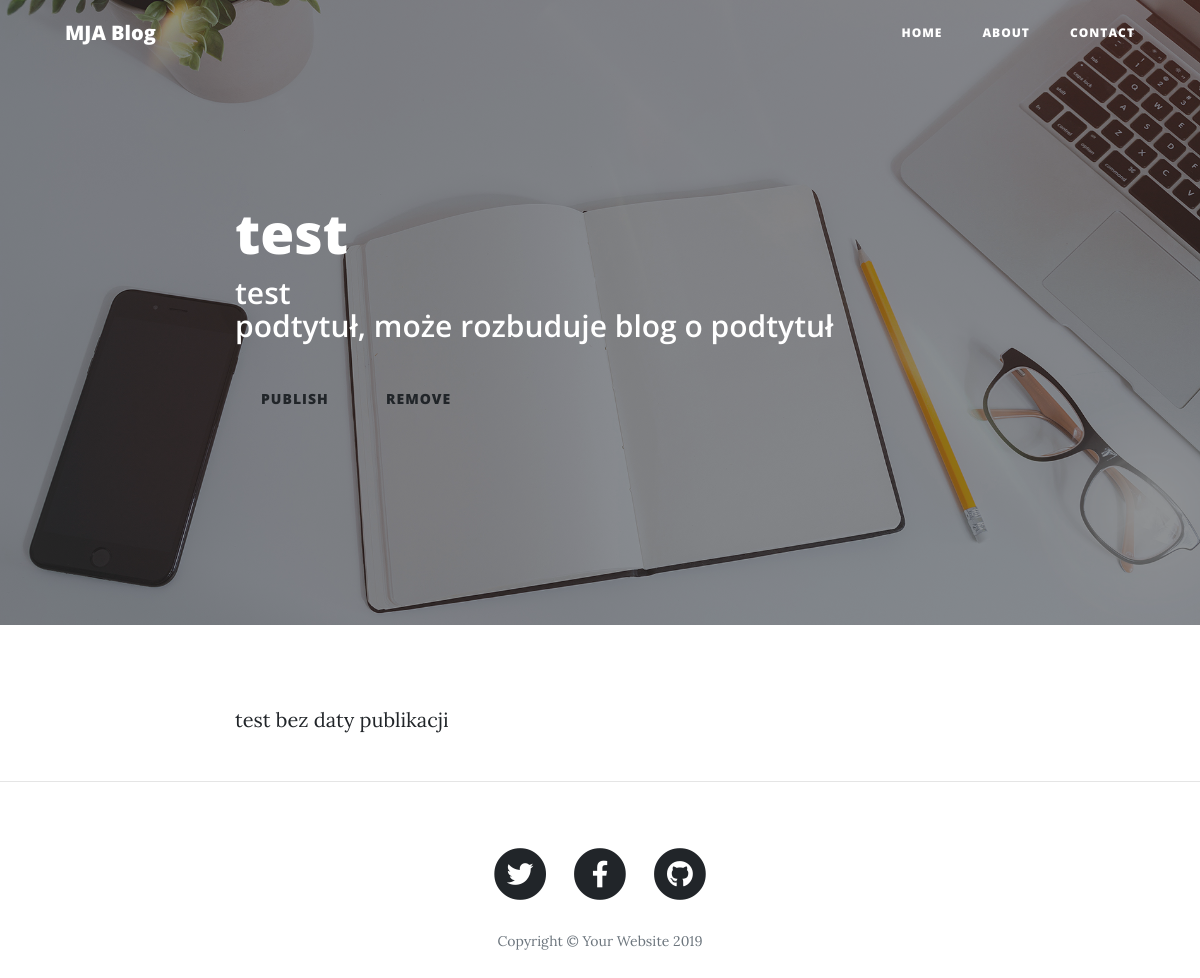
/portfolio/blog/post/4/, run on an earlier commit of the app's database.
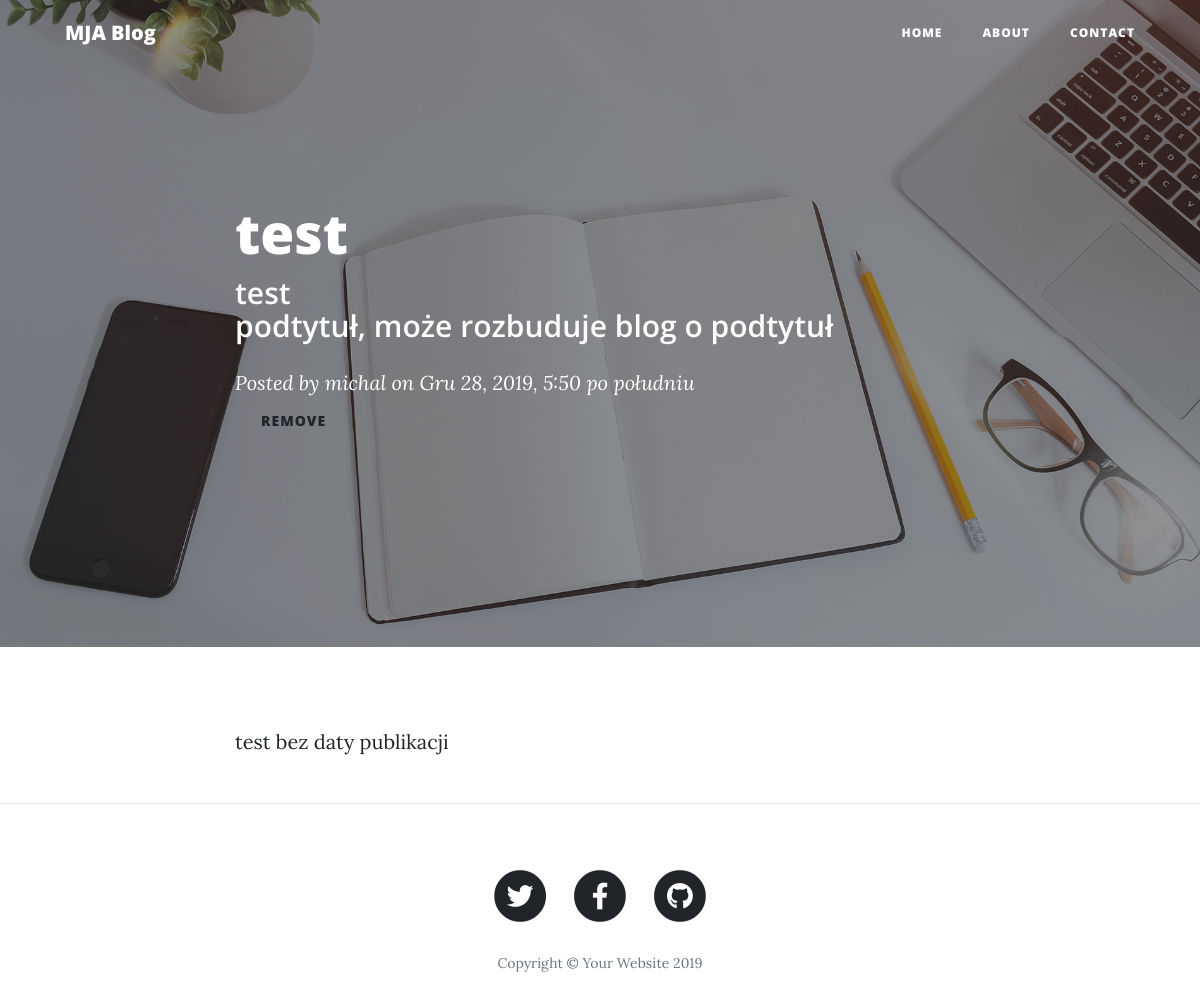
And on a later commit of the database.
### blog/models.py (models this page shows, shortened)
class Post(models.Model):
    author = models.ForeignKey('auth.User', on_delete=models.CASCADE)
    title = models.CharField(max_length=200)
    text = models.TextField()
    created_date = models.DateTimeField(
            default=timezone.now)
    published_date = models.DateTimeField(
            blank=True, null=True)

### blog/views.py (the view)
# urls.py: path('post/<int:pk>/', views.post_detail, name='post_detail'),
def post_detail(request, pk):
    post = get_object_or_404(Post, pk=pk)
    return render(request, 'blog/post_detail.html', {'post': post})

### blog/templates/blog/post_detail.html (shortened to what this page needs)
{% load static %}
<!DOCTYPE html>
<html lang="en">
<head>
  <link href="{% static 'vendor/bootstrap/css/bootstrap.min.css' %}" rel="stylesheet">
  <link href="vendor/fontawesome-free/css/all.min.css" rel="stylesheet" type="text/css">
  <link href="{% static 'css/clean-blog.min.css' %}" rel="stylesheet">
</head>
<body>
  <nav class="navbar navbar-expand-lg navbar-light fixed-top" id="mainNav">
    <div class="container">
      <a class="navbar-brand" href="{% url 'index' %}">MJA Blog</a>
      <div class="collapse navbar-collapse" id="navbarResponsive">
        <ul class="navbar-nav ml-auto">
          <li class="nav-item">
            <a class="nav-link" href="#">Home</a>
          </li>
          <li class="nav-item">
            <a class="nav-link" href="{% url 'about' %}">About</a>
          </li>
          <li class="nav-item">
            <a class="nav-link" href="{% url 'contact' %}">Contact</a>
          </li>
        </ul>
      </div>
    </div>
  </nav>
  {% block content %}
  <header class="masthead" style="background-image: url({% static 'img/home-bg.jpg' %})">
    <div class="overlay"></div>
    <div class="container">
      <div class="row">
        <div class="col-lg-8 col-md-10 mx-auto">
          <div class="post-heading">
            <h1>{{ post.title }}</h1>
            <h2 class="subheading">{{ post.title }} <br>podtytuł, może rozbuduje blog o podtytuł</h2>
            {% if post.published_date %}
            <span class="meta">Posted by
              <a href="#">{{ post.author }}</a>
              on {{ post.published_date }}</span>
            {% else %}
            <a class="btn btn-default" href="{% url 'post_publish' pk=post.pk %}">Publish</a>
            {% endif %}
            <a class="btn btn-default" href="{% url 'post_remove' pk=post.pk %}">remove</a>
          </div>
        </div>
      </div>
    </div>
  </header>
  <article>
    <div class="container">
      <div class="row">
        <div class="col-lg-8 col-md-10 mx-auto">
          <p>{{ post.text|linebreaksbr }}</p>
        </div>
      </div>
    </div>
  </article>
  {% endblock %}
  <hr>
  <footer>
    <div class="container">
      <div class="row">
        <div class="col-lg-8 col-md-10 mx-auto">
          <ul class="list-inline text-center">
            <li class="list-inline-item">
              <a href="#">
                <span class="fa-stack fa-lg">
                  <i class="fas fa-circle fa-stack-2x"></i>
                  <i class="fab fa-twitter fa-stack-1x fa-inverse"></i>
                </span>
              </a>
            </li>
            <li class="list-inline-item">
              <a href="#">
                <span class="fa-stack fa-lg">
                  <i class="fas fa-circle fa-stack-2x"></i>
                  <i class="fab fa-facebook-f fa-stack-1x fa-inverse"></i>
                </span>
              </a>
            </li>
            <li class="list-inline-item">
              <a href="#">
                <span class="fa-stack fa-lg">
                  <i class="fas fa-circle fa-stack-2x"></i>
                  <i class="fab fa-github fa-stack-1x fa-inverse"></i>
                </span>
              </a>
            </li>
          </ul>
          <p class="copyright text-muted">Copyright &copy; Your Website 2019</p>
        </div>
      </div>
    </div>
  </footer>
</body>
</html>

What changed in the data, as far as the page shows it:
changed Post "test": author (not shown) → "michal"; published_date (not shown) → "Gru 28, 2019, 5:50 po południu"
Also different on the page:
text no longer shown: "PUBLISH"
text now shown: "Posted by on"
